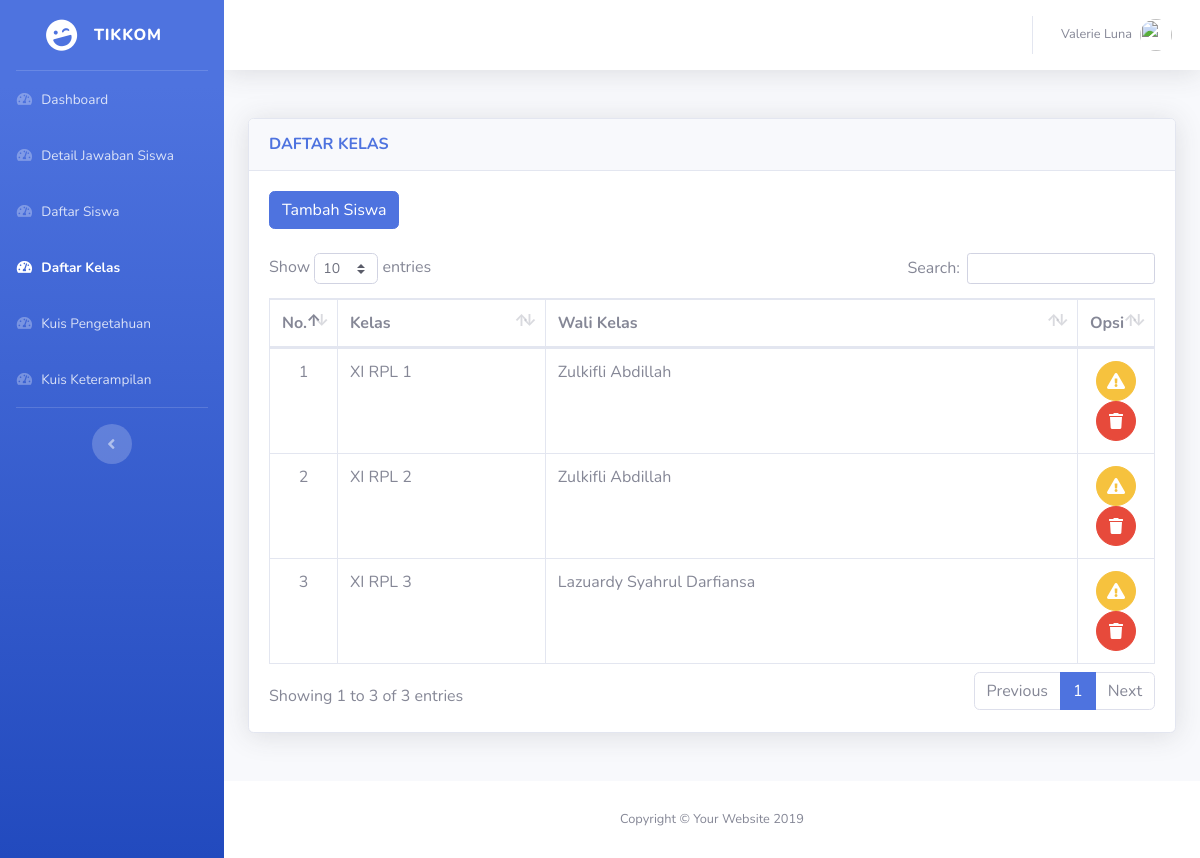
The page /df_kelas.php on the database its author committed.
### tables this page shows
CREATE TABLE `kelas` (
  `id` bigint(20) unsigned NOT NULL AUTO_INCREMENT,
  `kelas` varchar(255) NOT NULL,
  `created_at` timestamp NULL DEFAULT NULL,
  `updated_at` timestamp NULL DEFAULT NULL,
  `wali_kelas` varchar(100) DEFAULT NULL,
  PRIMARY KEY (`id`) USING BTREE
);

### df_kelas.php (the view, shortened to what this page needs)
<?php
include "config/koneksi.php";
?>
<html lang="en">
<head>
    <link href="vendor/fontawesome-free/css/all.min.css" rel="stylesheet" type="text/css">
    <link href="css/sb-admin-2.min.css" rel="stylesheet">
    <link href="vendor/datatables/dataTables.bootstrap4.min.css" rel="stylesheet">
</head>
<body id="page-top">
    <div id="wrapper">
        <ul class="navbar-nav bg-gradient-primary sidebar sidebar-dark accordion" id="accordionSidebar">
            <a class="sidebar-brand d-flex align-items-center justify-content-center" href="index.php">
                <div class="sidebar-brand-icon rotate-n-15">
                    <i class="fas fa-laugh-wink"></i>
                </div>
                <div class="sidebar-brand-text mx-3">Tikkom</div>
            </a>
            <hr class="sidebar-divider my-0">
            <li class="nav-item ">
                <a class="nav-link" href="index.php">
                    <i class="fas fa-fw fa-tachometer-alt"></i>
                    <span>Dashboard</span></a>
            </li>
            <li class="nav-item">
                <a class="nav-link" href="dt_siswa.php">
                    <i class="fas fa-fw fa-tachometer-alt"></i>
                    <span>Detail Jawaban Siswa</span></a>
            </li>
            <li class="nav-item ">
                <a class="nav-link" href="df_siswa.php">
                    <i class="fas fa-fw fa-tachometer-alt"></i>
                    <span>Daftar Siswa</span></a>
            </li>
            <li class="nav-item active">
                <a class="nav-link" href="df_kelas.php">
                    <i class="fas fa-fw fa-tachometer-alt"></i>
                    <span>Daftar Kelas</span></a>
            </li>
            <li class="nav-item">
                <a class="nav-link" href="ks_pengetahuan.php">
                    <i class="fas fa-fw fa-tachometer-alt"></i>
                    <span>Kuis Pengetahuan</span></a>
            </li>
            <li class="nav-item">
                <a class="nav-link" href="ks_keterampilan.php">
                    <i class="fas fa-fw fa-tachometer-alt"></i>
                    <span>Kuis Keterampilan</span></a>
            </li>
            <hr class="sidebar-divider d-none d-md-block">
            <div class="text-center d-none d-md-inline">
                <button class="rounded-circle border-0" id="sidebarToggle"></button>
            </div>
        </ul>
        <div id="content-wrapper" class="d-flex flex-column">
            <div id="content">
                <nav class="navbar navbar-expand navbar-light bg-white topbar mb-4 static-top shadow">
                    <ul class="navbar-nav ml-auto">
                        <li class="nav-item dropdown no-arrow">
                            <a class="nav-link dropdown-toggle" href="#" id="userDropdown" role="button" data-toggle="dropdown" aria-haspopup="true" aria-expanded="false">
                                <span class="mr-2 d-none d-lg-inline text-gray-600 small">Valerie Luna</span>
                                <img class="img-profile rounded-circle" src="https://source.unsplash.com/QAB-WJcbgJk/60x60">
                            </a>
                        </li>
                    </ul>
                </nav>
                <div class="container-fluid">
                    <div class="row">
                        <div class="col-lg-12 mb-4">
                            <div class="card shadow mb-4">
                                <div class="card-header py-3">
                                    <h6 class="m-0 font-weight-bold text-primary">DAFTAR KELAS</h6>
                                </div>
                                <div class="card-body">
                                    <a href="#" class="btn btn-primary">
                                        <span class="text">Tambah Siswa</span>
                                    </a>
                                    <br><br>
                                    <div class="table-responsive">
                                        <table class="table table-bordered" id="dataTable" width="100%" cellspacing="0">
                                            <thead>
                                                <tr>
                                                    <th style="width:10px; align:center;">No.</th>
                                                    <th>Kelas</th>
                                                    <th>Wali Kelas</th>
                                                    <th style="width:10; align:center;">Opsi</th>
                                                </tr>
                                            </thead>
                                            <tbody>
                                                <?php
                                                $query = "SELECT * FROM kelas";
                                                $sql = mysqli_query($conn, $query);
                                                $i = 1;
                                                while ($hasil = mysqli_fetch_array($sql)) {
                                                    $kelas = $hasil['kelas'];
                                                    $wali = $hasil['wali_kelas'];
                                                    echo "<tr>";
                                                    echo "<td align='center'>$i</td>";
                                                    echo "<td>$kelas</td>";
                                                    echo "<td>$wali</td>";
                                                    echo "<td align='center'>
                                                            <a href='#' class='btn btn-warning btn-circle'>
                                                            <i class='fas fa-exclamation-triangle'></i></a>
                                                            <a href='#' class='btn btn-danger btn-circle'>
                                                            <i class='fas fa-trash'></i></a>
                                                        </td>";
                                                    echo "</tr>";
                                                    $i++;
                                                }
                                                ?>
                                            </tbody>
                                        </table>
                                    </div>
                                </div>
                            </div>
                        </div>
                    </div>
                </div>
            </div>
            <footer class="sticky-footer bg-white">
                <div class="container my-auto">
                    <div class="copyright text-center my-auto">
                        <span>Copyright &copy; Your Website 2019</span>
                    </div>
                </div>
            </footer>
        </div>
    </div>
</body>
</html>

### rows shown on the page
kelas: kelas "XI RPL 1", wali_kelas "Zulkifli Abdillah"
kelas: kelas "XI RPL 2", wali_kelas "Zulkifli Abdillah"
kelas: kelas "XI RPL 3", wali_kelas "Lazuardy Syahrul Darfiansa"
